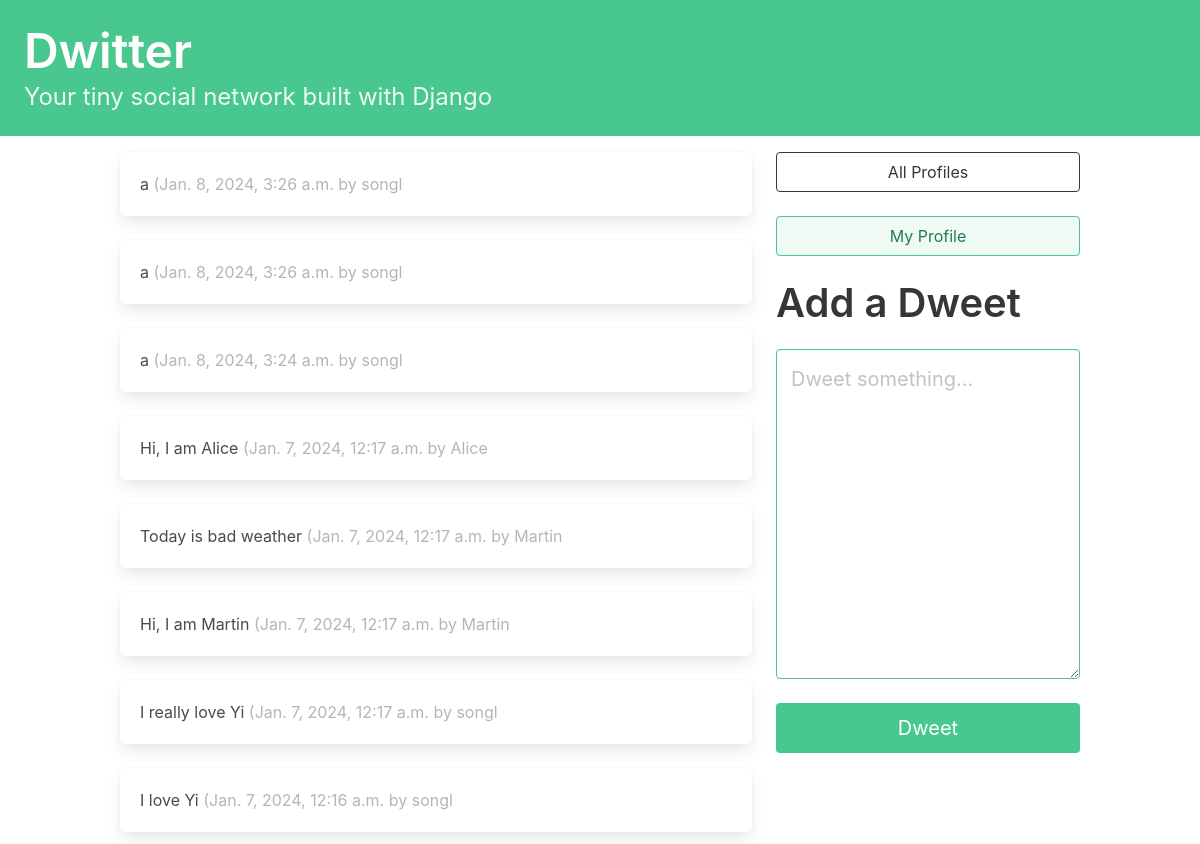
Screenshot of / (signed in) with the database file from the repository.
### dwitter/models.py (models this page shows, shortened)
class Dweet(models.Model):
    user = models.ForeignKey(
        User, related_name="dweets", on_delete=models.DO_NOTHING
    )
    body = models.CharField(max_length=140)
    created_at = models.DateTimeField(auto_now_add=True)

### dwitter/views.py (the view)
# urls.py: path("", dashboard, name="dashboard"),
def dashboard(request):
    form = DweetForm(request.POST or None)
    if request.method == "POST":
        if form.is_valid():
            dweet = form.save(commit=False)
            dweet.user = request.user
            dweet.save()
            return redirect("dwitter:dashboard")
    followed_dweets = Dweet.objects.filter(
        user__profile__in=request.user.profile.follows.all()
    ).order_by("-created_at")
    return render(
        request,
        "dwitter/dashboard.html",
        {"form": form, "dweets": followed_dweets},
    )

### dwitter/forms.py
class DweetForm(forms.ModelForm):
    body = forms.CharField(
        required=True,
        widget=forms.widgets.Textarea(
            attrs={
                "placeholder": "Dweet something...",
                "class": "textarea is-success is-medium",
            }
        ),
        label="",
    )
    class Meta:
        model = Dweet
        exclude = ("user", )

### dwitter/templates/dwitter/dashboard.html (shortened to what this page needs)
{% extends 'base.html' %}
{% block content %}
<div class="column">
    {% for dweet in dweets %}
        <div class="box">
            {{ dweet.body }}
            <span class="is-small has-text-grey-light">
                ({{ dweet.created_at }} by {{ dweet.user.username }}
            </span>
        </div>
    {% endfor %}
</div>
<div class="column is-one-third">
    <div class="block">
        <a href="{% url 'dwitter:profile_list' %} ">
            <button class="button is-dark is-outlined is-fullwidth">
                All Profiles
            </button>
        </a>
    </div>
    <div class="block">
        <a href="{% url 'dwitter:profile' request.user.profile.id %} ">
            <button class="button is-success is-light is-outlined is-fullwidth">
                My Profile
            </button>
        </a>
    </div>
    <div class="block">
        <div class="block">
            <h2 class="title is-2">Add a Dweet</p>
        </div>
        <div class="block">
            <form method="post">
                {{ form.as_p }}
                <button class="button is-success is-fullwidth is-medium mt-5"
                        type="submit">Dweet
                </button>
            </form>
        </div>
    </div>
</div>
{% endblock content %}

### rows the page displays
Dweet: body "a", created_at "Jan. 8, 2024, 3:26 a.m.", user.username "songl"
Dweet: body "a", created_at "Jan. 8, 2024, 3:26 a.m.", user.username "songl"
Dweet: body "a", created_at "Jan. 8, 2024, 3:24 a.m.", user.username "songl"
Dweet: body "Hi, I am Alice", created_at "Jan. 7, 2024, 12:17 a.m.", user.username "Alice"
Dweet: body "Today is bad weather", created_at "Jan. 7, 2024, 12:17 a.m.", user.username "Martin"
Dweet: body "Hi, I am Martin", created_at "Jan. 7, 2024, 12:17 a.m.", user.username "Martin"
Dweet: body "I really love Yi", created_at "Jan. 7, 2024, 12:17 a.m.", user.username "songl"
Dweet: body "I love Yi", created_at "Jan. 7, 2024, 12:16 a.m.", user.username "songl"
